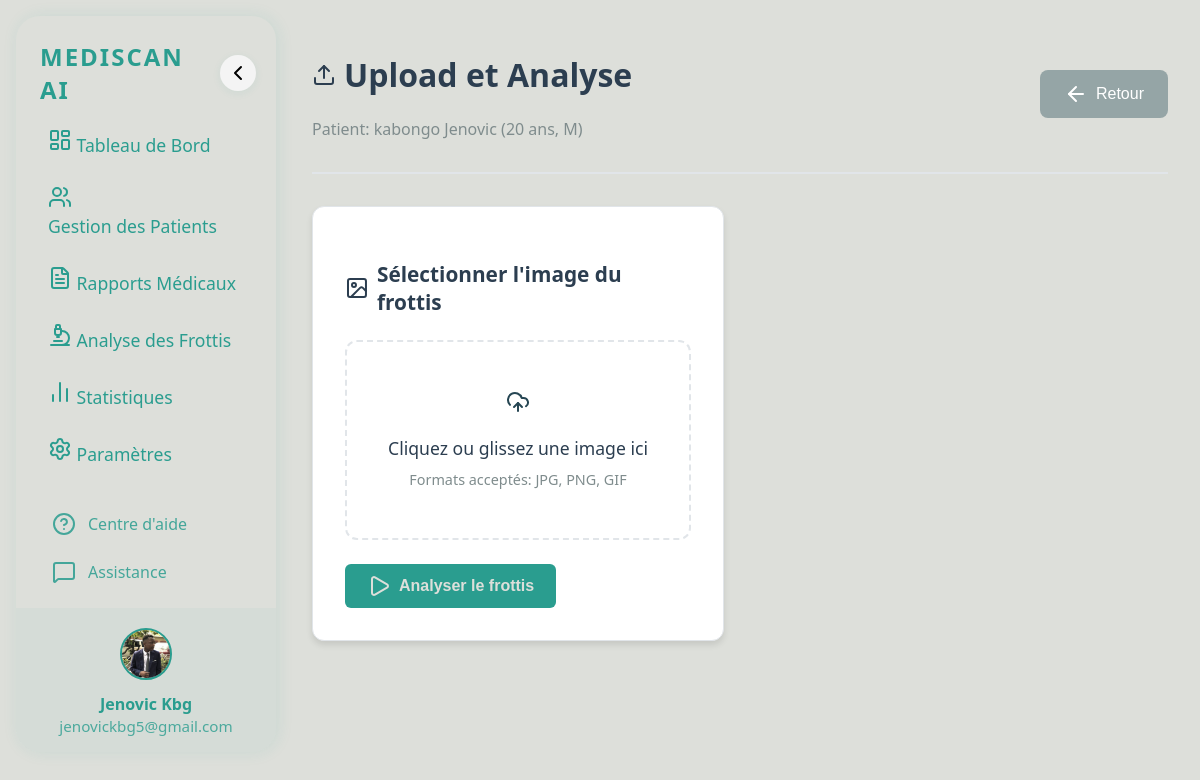
The app's page /diagnostics/upload/1/ with its own data.
### patients/models.py (models this page shows, shortened)
class Patient(models.Model):
    SEX_CHOICES = [('M', 'Masculin'), ('F', 'Féminin')]
    nom = models.CharField(max_length=100)
    prenom = models.CharField(max_length=100)
    age = models.IntegerField()
    sexe = models.CharField(max_length=1, choices=SEX_CHOICES)
    taille = models.FloatField()  # en cm
    poids = models.FloatField()  # en kg
    adresse = models.TextField()
    telephone = models.CharField(max_length=20)
    photo = models.ImageField(upload_to='patients_photos/')
    date_enregistrement = models.DateTimeField(auto_now_add=True)  # Ajout de la date d'enregistrement

### diagnostics/views.py (the view)
# urls.py: path('upload/<int:patient_id>/', views.upload_analyse_frottis, name='upload_analyse_frottis'),
def upload_analyse_frottis(request, patient_id):
    patient = get_object_or_404(Patient, id=patient_id)
    if request.method == 'POST':
        form = BloodSmearForm(request.POST, request.FILES)
        if form.is_valid():
            try:
                frottis = BloodSmear()
                frottis.patient = patient
                frottis.image = form.cleaned_data['image']
                diagnostic, confiance = simulate_diagnostic()
                frottis.diagnostic = diagnostic
                frottis.confiance = confiance
                frottis.save()
                print(f"Frottis sauvegardé avec ID: {frottis.id}")
                return JsonResponse({
                    'success': True,
                    'diagnostic': diagnostic,
                    'confiance': confiance,
                    'patient_nom': patient.nom,
                    'patient_prenom': patient.prenom,
                    'frottis_id': str(frottis.id)  # Convertir ObjectId en string
                })
            except Exception as e:
                print(f"Erreur lors de la sauvegarde: {str(e)}")
                return JsonResponse({
                    'success': False,
                    'error': f'Erreur lors de la sauvegarde: {str(e)}'
                })
        else:
            errors = form.errors
            print(f"Erreurs de formulaire: {errors}")
            return JsonResponse({
                'success': False,
                'error': 'Formulaire invalide',
                'form_errors': errors
            })
    else:
        form = BloodSmearForm()
    return render(request, 'diagnostics/upload_analyse.html', {
        'form': form,
        'patient': patient
    })

### templates/diagnostics/upload_analyse.html (shortened to what this page needs)
{% load static %}
<!DOCTYPE html>
<html lang="fr">
<head>
    <link rel="stylesheet" href="{% static 'css/style.css' %}">
    <link rel="stylesheet" href="{% static 'css/diagnostics.css' %}">
</head>
<body>
{% include 'sidebar.html' %}
<div class="dashboard">
    <header>
        <div>
            <h1><i data-lucide="upload"></i> Upload et Analyse</h1>
            <p class="patient-info">Patient: {{ patient.nom }} {{ patient.prenom }} ({{ patient.age }} ans, {{ patient.sexe }})</p>
        </div>
        <button class="button-secondary" onclick="window.location.href='/diagnostics/'">
            <i data-lucide="arrow-left"></i> Retour
        </button>
    </header>
    <div class="upload-container">
        <div class="upload-section">
            <h3><i data-lucide="image"></i> Sélectionner l'image du frottis</h3>
            <form id="uploadForm" enctype="multipart/form-data">
                <div class="file-upload-area">
                    <div class="upload-placeholder">
                        <i data-lucide="upload-cloud"></i>
                        <p>Cliquez ou glissez une image ici</p>
                        <span>Formats acceptés: JPG, PNG, GIF</span>
                    </div>
                </div>
                <button type="submit" class="button-primary" id="analyzeBtn">
                    <i data-lucide="play"></i> Analyser le frottis
                </button>
            </form>
        </div>
    </div>
</div>
</body>
</html>

### static/css/style.css (style rules this page uses)
:root { --main-blue: #2A9D8F; --white: #dddfda; --light-gray: #F4F4F4; --mint-green: #8AC926; --soft-red: #E63946; --night-blue: #264653; }
body { background: var(--white); color: var(--night-blue); font-family: 'Segoe UI', Arial, sans-serif; margin: 0; padding: 0; }
.dashboard { margin-left: 280px; transition: margin-left 0.3s cubic-bezier(.4,2,.6,1); }
header { display: flex; justify-content: space-between; align-items: center; margin-bottom: 24px; }
header h1 { font-size: 2.1rem; font-weight: 700; color: var(--main-blue); }
.button-primary { background: var(--main-blue); color: var(--white); border: none; padding: 10px 22px; border-radius: 6px; font-size: 1rem; font-weight: 600; cursor: pointer; transition: background 0.2s; display: flex; align-items: center; gap: 8px; }
.button-secondary { background: var(--mint-green); color: var(--white); border: none; padding: 10px 22px; border-radius: 6px; font-size: 1rem; font-weight: 600; cursor: pointer; transition: background 0.2s; display: flex; align-items: center; gap: 8px; }

### static/css/diagnostics.css (style rules this page uses)
.dashboard { padding: 2rem; margin-left: 280px; transition: margin-left 0.3s ease; }
header { display: flex; justify-content: space-between; align-items: center; margin-bottom: 2rem; padding-bottom: 1rem; border-bottom: 2px solid #e1e5e9; }
header h1 { color: #2c3e50; font-size: 2rem; font-weight: 600; display: flex; align-items: center; gap: 0.5rem; }
.upload-container { display: grid; grid-template-columns: 1fr 1fr; gap: 2rem; margin-top: 2rem; }
.upload-section, .results-section { background: white; border-radius: 12px; padding: 2rem; box-shadow: 0 4px 6px rgba(0, 0, 0, 0.1); border: 1px solid #e1e5e9; }
.upload-section h3, .results-section h3 { color: #2c3e50; font-size: 1.3rem; margin-bottom: 1.5rem; display: flex; align-items: center; gap: 0.5rem; }
.file-upload-area { border: 2px dashed #e1e5e9; border-radius: 12px; padding: 3rem 2rem; text-align: center; position: relative; transition: all 0.3s ease; margin-bottom: 1.5rem; }
.upload-placeholder { pointer-events: none; }
.upload-placeholder p { color: #2c3e50; font-size: 1.1rem; margin-bottom: 0.5rem; }
.upload-placeholder span { color: #7f8c8d; font-size: 0.9rem; }
.patient-info { color: #7f8c8d; font-size: 1rem; margin-top: 0.5rem; }
.button-secondary { background: #95a5a6; color: white; border: none; padding: 12px 24px; border-radius: 8px; font-size: 1rem; font-weight: 500; cursor: pointer; transition: background-color 0.3s ease; display: flex; align-items: center; gap: 0.5rem; }

### records on screen
Patient: nom "kabongo", prenom "Jenovic", age "20", sexe "M"
